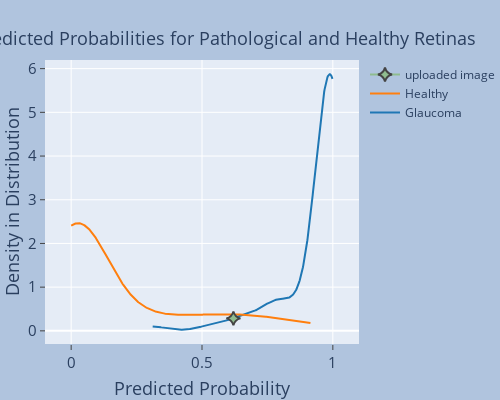

The cell this chart's notebook holds for it:
### Code cell
var = [glauc, healthy]
labels = ['Glaucoma', 'Healthy']

# generate figure using true labels
fig = ff.create_distplot(var, 
                         labels,
                         # bin_size=0.01,
                         show_hist=False, 
                         show_rug=False)
# set size and title
fig.update_layout(width=500, 
                  height=400,
                  title_text='Predicted Probabilities for Pathological and Healthy Retinas',
                  title_y=0.92,
                  title_x=0.45,
                  xaxis_range=[-0.1, 1.1],
                  margin=dict(l=10, r=0, t=60, b=10),
                  paper_bgcolor="lightsteelblue",
                  legend=dict(font=dict(size=12)),
                  title_font=dict(size=18)
                 )

# set axes labels
fig.update_xaxes(title='Predicted Probability', title_font_size=18, tickfont_size=15, ticks='outside')
fig.update_yaxes(title='Density in Distribution', title_font_size=18, tickfont_size=15, ticks='outside')

# add marker at position matching predicted probability of the uploaded image 
fig.add_scatter(x=[round(prediction, 2)], 
                y=[find_y(round(prediction, 2),fig)], # use helper function 'find_y' to determine what the y coordinate for the marker should be
                name='uploaded image', 
                marker=dict(size=10, 
                            line=dict(width=2),
                            color='darkseagreen', 
                            symbol="star-diamond"))



fig.show()

### Figure 1 — Plotly figure (JSON) as saved in the notebook; plotly's stock layout.template omitted (floating-point values rounded to 4 significant figures; data arrays with more than 128 entries replaced by an {"elided": "..."} marker saying what was removed)
{"data": [{"legendgroup": "Glaucoma", "marker": {"color": "rgb(31, 119, 180)"}, "mode": "lines", "name": "Glaucoma", "showlegend": true, "type": "scatter", "x": {"elided": "500 float values"}, "xaxis": "x", "y": {"elided": "500 float values"}, "yaxis": "y"}, {"legendgroup": "Healthy", "marker": {"color": "rgb(255, 127, 14)"}, "mode": "lines", "name": "Healthy", "showlegend": true, "type": "scatter", "x": {"elided": "500 float values"}, "xaxis": "x", "y": {"elided": "500 float values"}, "yaxis": "y"}, {"marker": {"color": "darkseagreen", "line": {"width": 2}, "size": 10, "symbol": "star-diamond"}, "name": "uploaded image", "type": "scatter", "x": [0.62], "y": [0.2854]}], "layout": {"barmode": "overlay", "height": 400, "hovermode": "closest", "legend": {"font": {"size": 12}, "traceorder": "reversed"}, "margin": {"b": 10, "l": 10, "r": 0, "t": 60}, "paper_bgcolor": "lightsteelblue", "title": {"font": {"size": 18}, "text": "Predicted Probabilities for Pathological and Healthy Retinas", "x": 0.45, "y": 0.92}, "width": 500, "xaxis": {"anchor": "y2", "domain": [0, 1], "range": [-0.1, 1.1], "tickfont": {"size": 15}, "ticks": "outside", "title": {"font": {"size": 18}, "text": "Predicted Probability"}, "type": "linear", "zeroline": false}, "yaxis": {"anchor": "free", "autorange": true, "domain": [0, 1], "position": 0, "range": [-0.301, 6.198], "tickfont": {"size": 15}, "ticks": "outside", "title": {"font": {"size": 18}, "text": "Density in Distribution"}, "type": "linear"}}}
